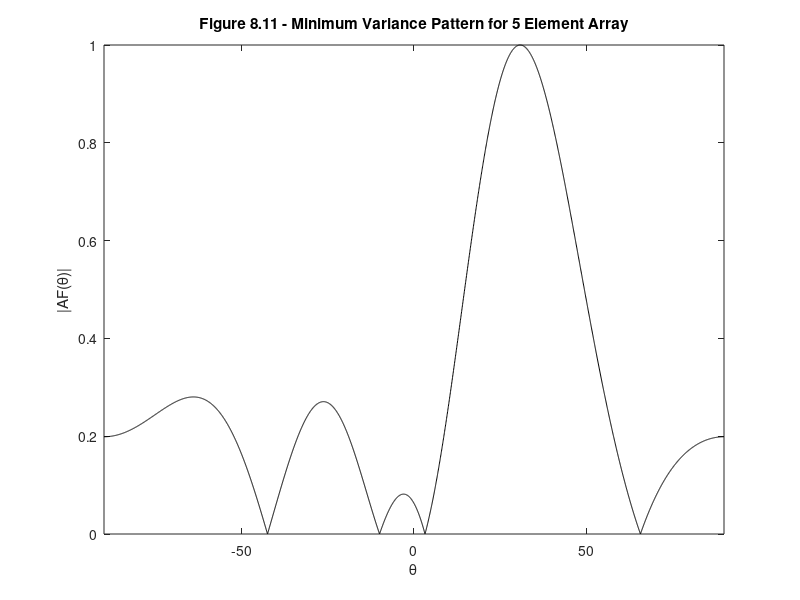

MATLAB code for this plot:
%%%%%%%%%%%%%%%%%%%%%%%%%%%%%%%%%%%%%%%%%%%%%%%%%%%%%%%%%%%%%%%
%%                                                           %%
%%  ******************************************************   %%
%%  * Smart Antennas for Wireless Applications w/ Matlab *   %%
%%  ******************************************************   %%
%%                                                           %%
%% Chapter 8: Ex 8.5                                         %%
%%                                                           %%
%% Author: Frank Gross                                       %%
%% McGraw-Hill, 2005                                         %%
%% Date:  3/05/2005                                          %%
%%                                                           %%
%% This code produces Figure 8.11, determines the weights    %%
%%     for directing the main beam of an N = 5, d = 0.5 ULA  %%
%%     towards a desired user at tho = 30 deg and nulling    %%
%%     an interferer at -10 deg using the Minimum Variance   %%
%%     method.  The resulting weighted array factor pattern  %%
%%     is plotted vs. arrival angle.                         %%
%%%%%%%%%%%%%%%%%%%%%%%%%%%%%%%%%%%%%%%%%%%%%%%%%%%%%%%%%%%%%%%      

%%------------------- Define Variables:----------------------%%
% M - # of elements in array                                  %
% d - element spacing in wavelengths                          %
% theta - arrival angle of desired users and interferers (rad)%
% ang - theta in deg                                          %
% th0 - desired user AOA (deg)                                %
% th1 - interferer AOA (deg)                                  %
% a0,a1 - steering vectors of desired user and interferer     %
% Rnn - noise correlation matrix                              %
% Rii - interferer correlation matrix                         %
% Ruu - total undesired signal correlation matrix             %
% w - weights of ULA determined using Min Variance method     %
% th - range of AOA's (rad)                                   %
% y - weighted array output                                   %
%%-----------------------------------------------------------%%

%%----- Givens -----%%

M = 5; d = 0.5; sig2 = 0.001;

theta = -pi/2:.001:pi/2; ang = theta*180/pi;

th0 = 30*pi/180; th1 = -10*pi/180;

n = 1:M;
a0 = exp(1j*2*pi*(n-1)*d*sin(th0)).'; 
a1 = exp(1j*2*pi*(n-1)*d*sin(th1)).';

Rii = a1*a1';             % interferer 1 correlation matrix  
Rnn = sig2*eye(M);        % noise correlation matrix       
Ruu = Rii + Rnn;            % total undesired signal correlation matrix

w = inv(Ruu)*a0./(a0'*inv(Ruu)*a0);           % calculated weight vector

for j = 1:length(theta)
    th = theta(j);
    aa = exp(1j*2*pi*(n-1)*d*sin(th)).'; 
    y(j) = w'*aa;
end

figure(1), plot(ang,abs(y)/max(abs(y)),'k')
xlabel('\theta'), ylabel('|AF(\theta)|')
title('\bfFigure 8.11 - Minimum Variance Pattern for 5 Element Array')
axis([-90 90 0 1])
